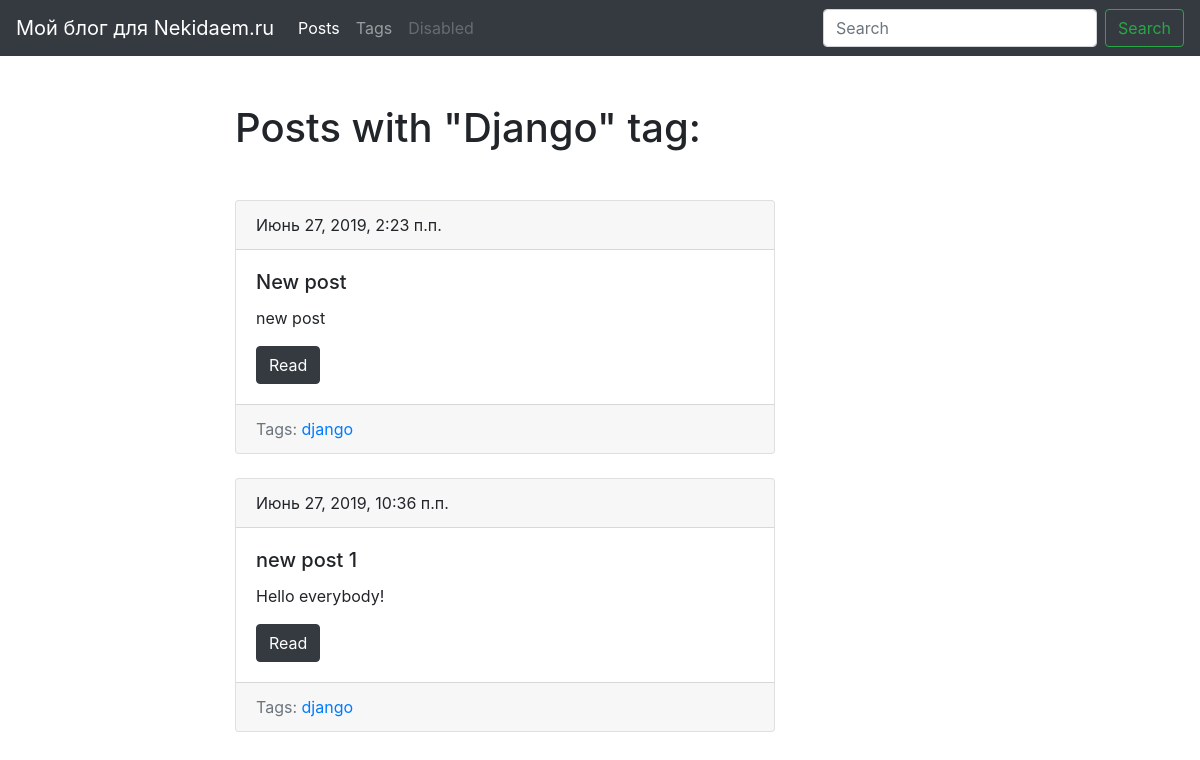
/blog/tag/django/, run on an earlier commit of the app's database.
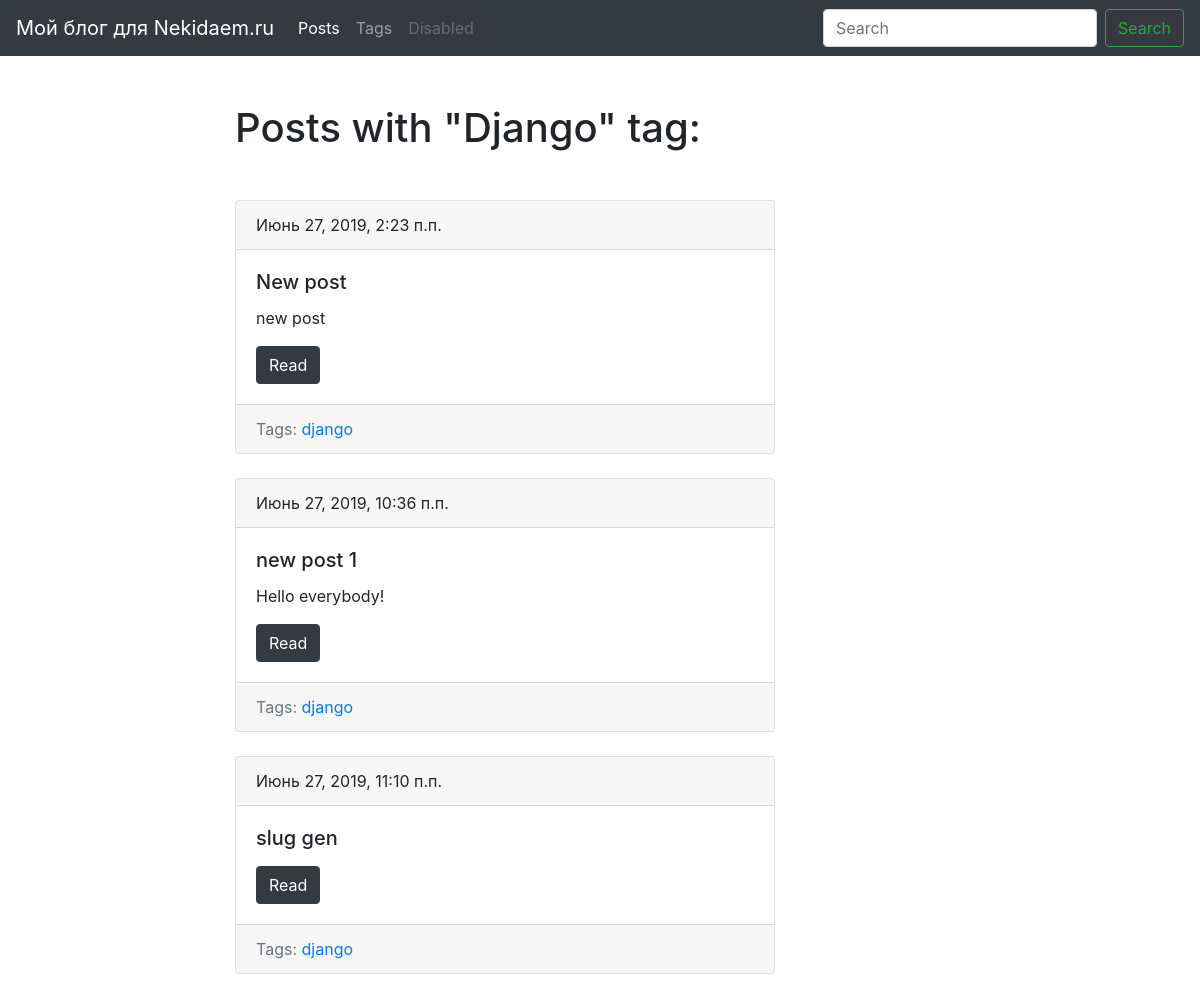
And on a later commit of the database.
### blog/models.py (models this page shows, shortened)
class Post(models.Model):
    title = models.CharField(max_length=150, db_index=True)
    slug = models.SlugField(max_length=150, unique=True, blank=True)
    body = models.TextField(blank=True, db_index=True)
    date_pub = models.DateTimeField(auto_now_add=True)
    tags = models.ManyToManyField('Tag', blank=True, related_name='posts')
    def get_absolute_url(self):
        return reverse('post_detail_url', kwargs={'slug': self.slug})

class Tag(models.Model):
    title = models.CharField(max_length=50)
    slug = models.SlugField(max_length=50, unique=True)
    def get_absolute_url(self):
        return reverse('tag_detail_url', kwargs={'slug': self.slug})

### blog/views.py (the view)
# urls.py: path('tag/<str:slug>/', TagDetail.as_view(), name='tag_detail_url'),
class TagDetail(ObjectDetailMixin, View):
    model = Tag
    template = 'blog/tag_detail.html'

### blog/utils.py (called while the page is built)
    def get(self, request, slug):
        obj = get_object_or_404(self.model, slug__iexact=slug)
        return render(request, self.template, context={self.model.__name__.lower(): obj, 'admin_object': obj,
                                                       'detail': True})

### blog/templates/blog/tag_detail.html (shortened to what this page needs)
{% extends 'blog/base_blog.html' %}
{% block content %}
    <h1 class="mb-5">
        Posts with "{{tag.title|title}}" tag:
    </h1>
    {% for post in tag.posts.all %}
         {% include 'blog/includes/post_card_template.html' %}
    {% endfor %}
{% endblock %}

### blog/templates/blog/includes/post_card_template.html
<div class="card mb-4">
    <div class="card-header">
        {{ post.date_pub }}
    </div>
    <div class="card-body">
        <h5 class="card-title">{{ post.title }}</h5>
        <p class="card-text">{{ post.body|truncatewords:15 }}</p>
        <a href="{{ post.get_absolute_url }}" class="btn btn-dark">Read</a>
    </div>
    <div class="card-footer text-muted">
    Tags:
        {% for tag in post.tags.all %}
            <a href="{{ tag.get_absolute_url }}"> {{ tag.title }} </a>
        {% endfor %}
    </div>
</div>

What changed in the data, as far as the page shows it:
added Post: date_pub "Июнь 27, 2019, 11:10 п.п.", title "slug gen", Tag (title "django")
